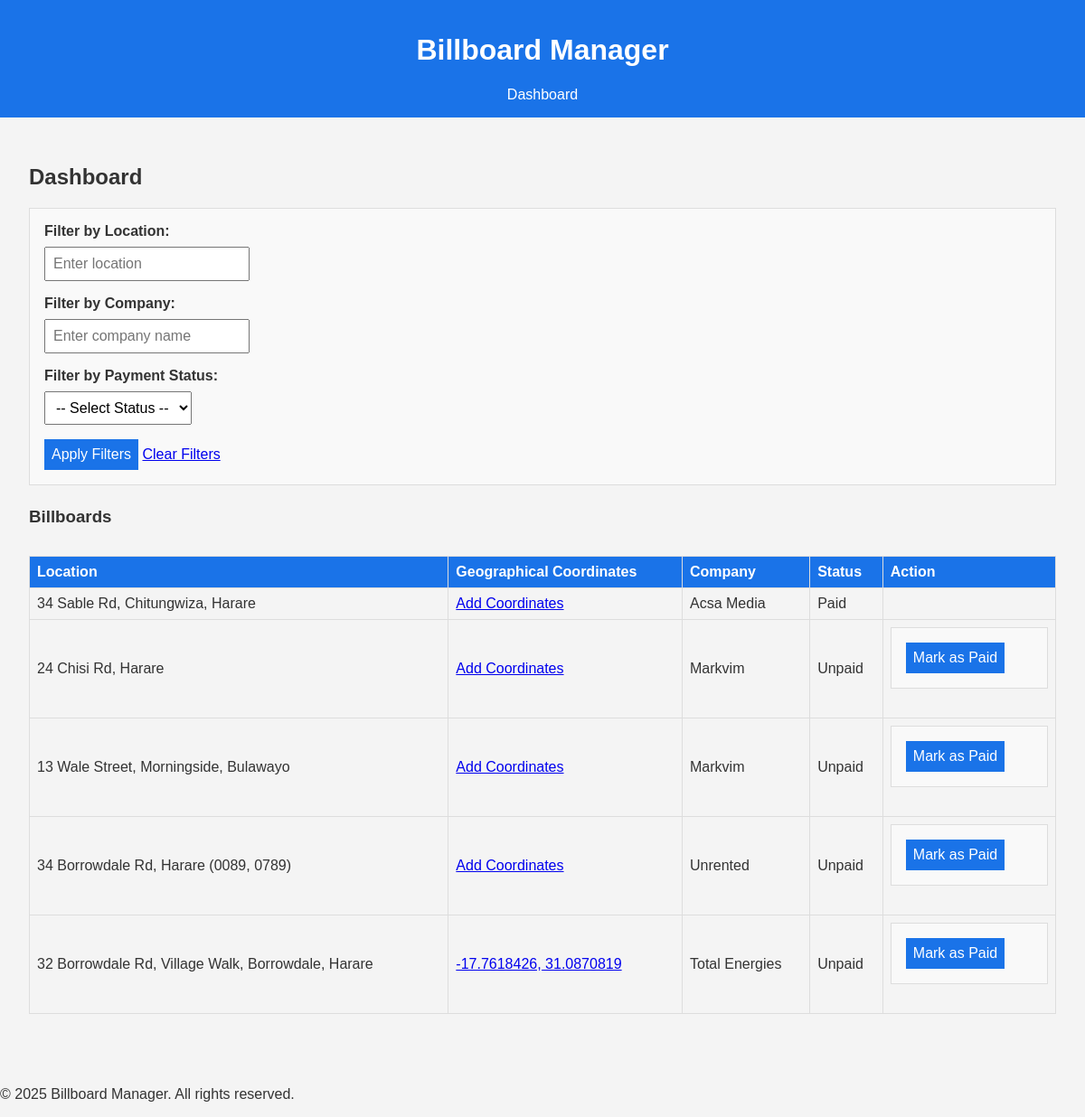
The page / on the database its author committed.
### billboards/models.py (models this page shows, shortened)
class Billboard(models.Model):
    location = models.CharField(max_length=255)
    coordinates = models.CharField(
        max_length=100,
        blank=True,
        help_text="Enter latitude and longitude in the format: 'latitude,longitude'"
    )
    rented_by = models.ForeignKey('Company', on_delete=models.SET_NULL, null=True, blank=True)
    is_paid = models.BooleanField(default=False)

class Company(models.Model):
    name = models.CharField(max_length=255)
    email = models.EmailField(unique=True)
    phone = models.CharField(max_length=20)
    reference_number = models.CharField(max_length=50, unique=True)

### billboards/views.py (the view)
# urls.py: path('', views.dashboard, name='dashboard'),
def dashboard(request):
    location_query = request.GET.get('location', '')
    company_query = request.GET.get('company', '')
    payment_status = request.GET.get('payment_status', '')
    billboards = Billboard.objects.all()
    if location_query:
        billboards = billboards.filter(location__icontains=location_query)
    if company_query:
        billboards = billboards.filter(rented_by__name__icontains=company_query)
    if payment_status:
        if payment_status.lower() == 'paid':
            billboards = billboards.filter(is_paid=True)
        elif payment_status.lower() == 'unpaid':
            billboards = billboards.filter(is_paid=False)
    companies = Company.objects.all()
    return render(request, 'billboards/dashboard.html', {
        'billboards': billboards,
        'companies': companies,
        'location_query': location_query,
        'company_query': company_query,
        'payment_status': payment_status,
    })

### billboards/templates/billboards/dashboard.html (shortened to what this page needs)
{% extends 'billboards/base.html' %}
{% block content %}
<h2>Dashboard</h2>
<form method="get">
    <div>
        <label for="location">Filter by Location:</label>
        <input type="text" id="location" name="location" value="{{ location_query }}" placeholder="Enter location">
    </div>
    <div>
        <label for="company">Filter by Company:</label>
        <input type="text" id="company" name="company" value="{{ company_query }}" placeholder="Enter company name">
    </div>
    <div>
        <label for="payment_status">Filter by Payment Status:</label>
        <select id="payment_status" name="payment_status">
            <option value="">-- Select Status --</option>
        </select>
    </div>
    <button type="submit">Apply Filters</button>
    <a href="{% url 'dashboard' %}">Clear Filters</a>
</form>
<section>
    <h3>Billboards</h3>
    <table>
        <thead>
            <tr>
                <th>Location</th>
                <th>Geographical Coordinates</th>
                <th>Company</th>
                <th>Status</th>
                <th>Action</th>
            </tr>
        </thead>
        <tbody>
            {% for billboard in billboards %}
            <tr>
                <td>{{ billboard.location }}</td>
                <td>
                    {% if billboard.coordinates %}
                        <a href="https://www.google.com/maps?q={{ billboard.coordinates }}" target="_blank">
                            {{ billboard.coordinates }}
                        </a>
                    {% else %}
                        <a href="{% url 'add_coordinates' billboard.id %}">Add Coordinates</a>
                    {% endif %}
                </td>
                <td>
                    {% if billboard.rented_by %}
                        {{ billboard.rented_by.name }}
                    {% else %}
                        Unrented
                    {% endif %}
                </td>
                <td>
                    {% if billboard.is_paid %}
                        Paid
                    {% else %}
                        Unpaid
                    {% endif %}
                </td>
                <td>
                    {% if not billboard.is_paid %}
                    <form action="{% url 'mark_paid' billboard.id %}" method="post">
                        <button type="submit">Mark as Paid</button>
                    </form>
                    {% endif %}
                </td>
            </tr>
            {% endfor %}
        </tbody>
    </table>
</section>
{% endblock %}

### billboards/templates/billboards/base.html (shortened to what this page needs)
<!DOCTYPE html>
<html lang="en">
  <head>
    {% load static %}
    <link rel="stylesheet" href="{% static 'css/style.css' %}" />
  </head>
  <body>
    <header>
      <h1>Billboard Manager</h1>
      <nav>
        <a href="{% url 'dashboard' %}">Dashboard</a>
      </nav>
    </header>
    <main>{% block content %} {% endblock %}</main>
    <footer>
      <p>&copy; 2025 Billboard Manager. All rights reserved.</p>
    </footer>
  </body>
</html>

### billboards/static/css/style.css (style rules this page uses)
body { font-family: Arial, sans-serif; margin: 0; padding: 0; background-color: #f4f4f4; color: #333; }
header { background-color: #1a73e8; color: white; padding: 1rem; text-align: center; }
header nav a { color: white; margin: 0 1rem; text-decoration: none; }
main { padding: 2rem; }
table { width: 100%; border-collapse: collapse; margin: 2rem 0; }
table th, table td { border: 1px solid #ddd; padding: 0.5rem; text-align: left; }
table th { background-color: #1a73e8; color: white; }
button { background-color: #1a73e8; color: white; border: none; padding: 0.5rem 1rem; cursor: pointer; }
form { margin-bottom: 1.5rem; padding: 1rem; background-color: #f9f9f9; border: 1px solid #ddd; }
form div { margin-bottom: 1rem; }
form label { display: block; font-weight: bold; margin-bottom: 0.5rem; }
form input, form select, form button { padding: 0.5rem; font-size: 1rem; }
form button { background-color: #1a73e8; color: white; border: none; cursor: pointer; }

### rows shown on the page
Billboard: location "34 Sable Rd, Chitungwiza, Harare", coordinates "Add Coordinates", rented_by.name "Acsa Media", is_paid "Paid"
Billboard: location "24 Chisi Rd, Harare", coordinates "Add Coordinates", rented_by.name "Markvim", is_paid "Unpaid"
Billboard: location "13 Wale Street, Morningside, Bulawayo", coordinates "Add Coordinates", rented_by.name "Markvim", is_paid "Unpaid"
Billboard: location "34 Borrowdale Rd, Harare (0089, 0789)", coordinates "Add Coordinates", shows "Unrented", is_paid "Unpaid"
Billboard: location "32 Borrowdale Rd, Village Walk, Borrowdale, Harare", coordinates "-17.7618426, 31.0870819", rented_by.name "Total Energies", is_paid "Unpaid"
